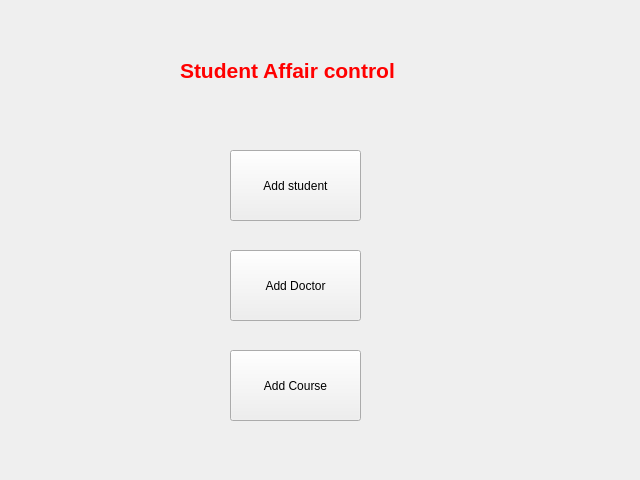
<?xml version="1.0" encoding="UTF-8"?>
<ui version="4.0">
 <class>MainWindow</class>
 <widget class="QMainWindow" name="MainWindow">
  <property name="geometry">
   <rect>
    <x>0</x>
    <y>0</y>
    <width>640</width>
    <height>480</height>
   </rect>
  </property>
  <property name="windowTitle">
   <string>MainWindow</string>
  </property>
  <widget class="QWidget" name="centralwidget">
   <widget class="QLabel" name="label">
    <property name="geometry">
     <rect>
      <x>180</x>
      <y>40</y>
      <width>321</width>
      <height>61</height>
     </rect>
    </property>
    <property name="font">
     <font>
      <pointsize>16</pointsize>
      <weight>75</weight>
      <bold>true</bold>
     </font>
    </property>
    <property name="styleSheet">
     <string notr="true">color:rgb(255, 0, 0)</string>
    </property>
    <property name="text">
     <string>Student Affair control</string>
    </property>
   </widget>
   <widget class="QPushButton" name="student">
    <property name="geometry">
     <rect>
      <x>230</x>
      <y>150</y>
      <width>131</width>
      <height>71</height>
     </rect>
    </property>
    <property name="text">
     <string>Add student</string>
    </property>
   </widget>
   <widget class="QPushButton" name="doctor">
    <property name="geometry">
     <rect>
      <x>230</x>
      <y>250</y>
      <width>131</width>
      <height>71</height>
     </rect>
    </property>
    <property name="text">
     <string>Add Doctor</string>
    </property>
   </widget>
   <widget class="QPushButton" name="course">
    <property name="geometry">
     <rect>
      <x>230</x>
      <y>350</y>
      <width>131</width>
      <height>71</height>
     </rect>
    </property>
    <property name="text">
     <string>Add Course</string>
    </property>
   </widget>
  </widget>
 </widget>
 <resources/>
 <connections/>
</ui>
